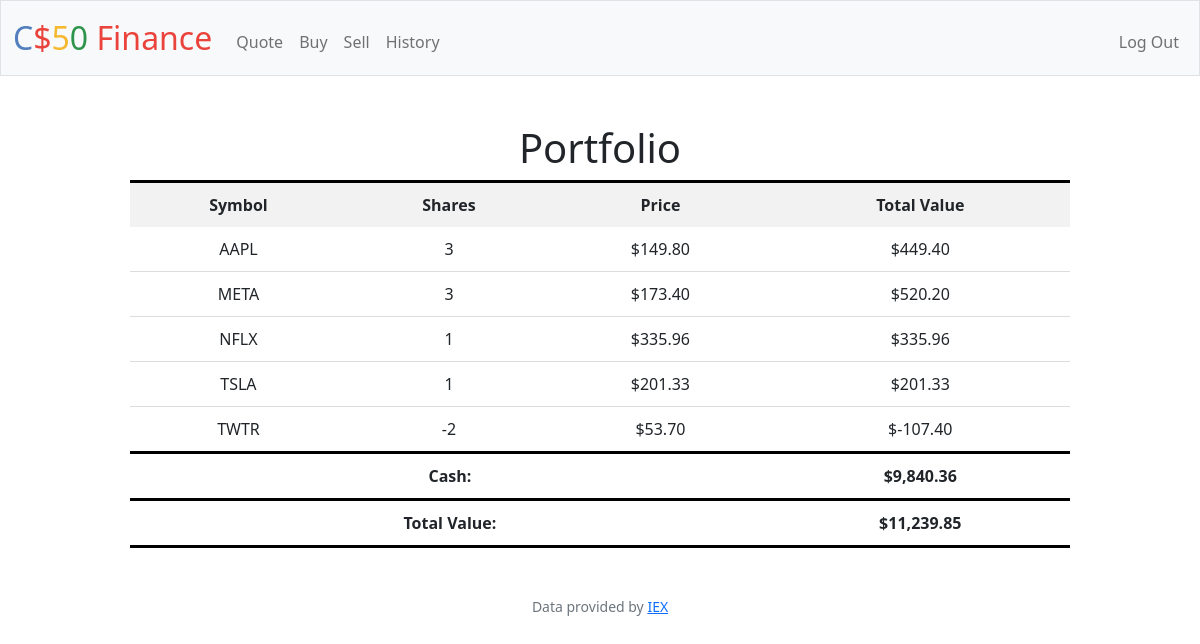
Screenshot of / (signed in) with the database file from the repository.
### tables this page shows
CREATE TABLE 'transactions' ('id' INTEGER PRIMARY KEY AUTOINCREMENT NOT NULL, 'user_id' INTEGER, 'symbol' TEXT, 'shares' INTEGER, 'price' REAL, 'date' DATETIME);

CREATE TABLE users (id INTEGER PRIMARY KEY AUTOINCREMENT NOT NULL, username TEXT NOT NULL, hash TEXT NOT NULL, cash NUMERIC NOT NULL DEFAULT 10000.00);

### app.py (the view)
@app.route("/")
@login_required
def index():
    user_id = session["user_id"]
    stocks = db.execute("SELECT symbol, price, SUM(shares) AS shares FROM transactions WHERE user_id = ? GROUP BY symbol", user_id)
    cash = db.execute("SELECT cash FROM users WHERE id = ?", user_id)[0]["cash"]
    total = cash
    for stock in stocks:
        total += stock["price"] * stock["shares"]
    return render_template("index.html", stocks=stocks, cash=cash, usd=usd, total=total)

### app.py (called while the page is built)
@app.after_request
def after_request(response):
    response.headers["Cache-Control"] = "no-cache, no-store, must-revalidate"
    response.headers["Expires"] = 0
    response.headers["Pragma"] = "no-cache"
    return response

### helpers.py (called while the page is built)
def login_required(f):
    @wraps(f)
    def decorated_function(*args, **kwargs):
        if session.get("user_id") is None:
            return redirect("/login")
        return f(*args, **kwargs)
    return decorated_function

def usd(value):
    return f"${value:,.2f}"

### templates/index.html (shortened to what this page needs)
{% extends "layout.html" %}
{% block main %}
<div class="table-container">
    <table class="center">
        <thead>
            <h1><b1>Portfolio</b1></h1>
            <tr style="border-top: 3px solid black;">
                <th>Symbol</th>
                <th>Shares</th>
                <th>Price</th>
                <th>Total Value</th>
            </tr>
        </thead>
        <tbody>
            {% for stock in stocks %}
            <tr>
                <td>{{ stock["symbol"] }}</td>
                <td>{{ stock["shares"] }}</td>
                <td>{{ usd(stock["price"]) }}</td>
                <td>{{ usd(stock["shares"] * stock["price"]) }}</td>
            </tr>
            {% endfor %}
            <tr style="border-top: 3px solid black;">
                <td colspan="3"><b>Cash:</b></td>
                <td><b>{{ usd(cash) }}</b></td>
            </tr>
        </tbody>
        <tfoot>
            <tr class="total-value">
                <td colspan="3"><b>Total Value:</b></td>
                <td><b>{{ usd(total) }}</b></td>
            </tr>
        </tfoot>
    </table>
</div>
{% endblock %}

### templates/layout.html (shortened to what this page needs)
<!DOCTYPE html>
<html lang="en">
    <head>
        <link href="https://cdn.jsdelivr.net/npm/bootstrap@5.1.3/dist/css/bootstrap.min.css" rel="stylesheet">
        <link href="/static/styles.css" rel="stylesheet">
    </head>
    <body>
        <nav class="bg-light border navbar navbar-expand-md navbar-light">
            <div class="container-fluid">
                <a class="navbar-brand" href="/"><span class="blue">C</span><span class="red">$</span><span class="yellow">5</span><span class="green">0</span> <span class="red">Finance</span></a>
                <div class="collapse navbar-collapse" id="navbar">
                    {% if session["user_id"] %}
                        <ul class="navbar-nav me-auto mt-2">
                            <li class="nav-item"><a class="nav-link" href="/quote">Quote</a></li>
                            <li class="nav-item"><a class="nav-link" href="/buy">Buy</a></li>
                            <li class="nav-item"><a class="nav-link" href="/sell">Sell</a></li>
                            <li class="nav-item"><a class="nav-link" href="/history">History</a></li>
                        </ul>
                        <ul class="navbar-nav ms-auto mt-2">
                            <li class="nav-item"><a class="nav-link" href="/logout">Log Out</a></li>
                        </ul>
                    {% else %}
                        <ul class="navbar-nav ms-auto mt-2">
                            <li class="nav-item"><a class="nav-link" href="/register">Register</a></li>
                            <li class="nav-item"><a class="nav-link" href="/login">Log In</a></li>
                        </ul>
                    {% endif %}
                </div>
            </div>
        </nav>
        <main class="container-fluid py-5 text-center">
            {% block main %}{% endblock %}
        </main>
        <footer class="mb-5 small text-center text-muted">
            Data provided by <a href="https://iexcloud.io/">IEX</a>
        </footer>
    </body>
</html>

### static/styles.css (style rules this page uses)
nav .navbar-brand { font-size: xx-large; }
nav .navbar-brand .blue { color: #537fbe; }
nav .navbar-brand .red { color: #ea433b; }
nav .navbar-brand .yellow { color: #f5b82e; }
nav .navbar-brand .green { color: #2e944b; }
.table-container { margin: 0 auto; width: 80%; }
table { border-collapse: collapse; width: 100%; }
th, td { padding: 10px; text-align: center; }
th { background-color: #f2f2f2; font-weight: bold; }
td { border-bottom: 1px solid #ddd; }
tr.total-value { border-top: 3px solid black; border-bottom: 3px solid black; }

### rows the page displays
transactions: symbol "AAPL", shares "3", price "$149.80", shares "$449.40"
transactions: symbol "META", shares "3", price "$173.40", shares "$520.20"
transactions: symbol "NFLX", shares "1", price "$335.96", usd(stock['shares']*stock['price']) "$335.96"
transactions: symbol "TSLA", shares "1", price "$201.33", usd(stock['shares']*stock['price']) "$201.33"
users: cash "$9,840.36"

### other values shown
{{ stock["symbol"] }} "TWTR"
{{ stock["shares"] }} "-2"
{{ usd(stock["price"]) }} "$53.70"
{{ usd(stock["shares"] * stock["price"]) }} "$-107.40"
{{ usd(total) }} "$11,239.85"
